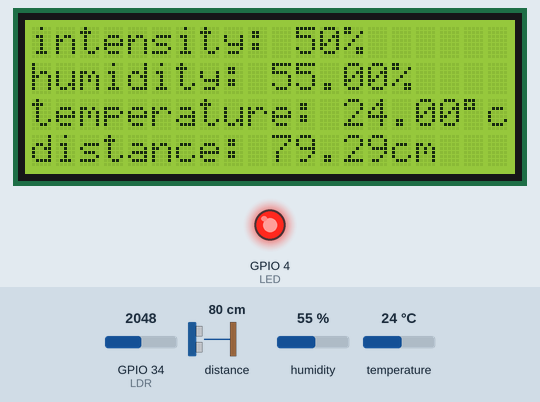
This sketch was run on a simulated ESP32. Parts: 20×4 character LCD, output pins drawn as LEDs (lit = HIGH). Wiring (from diagram.json): ultrasonic range finder: trigger GPIO 2; echo GPIO 0. Inputs (shaded band) come from the test bench; at power-on: GPIO 34 (LDR) = 2048, distance to the obstacle 80 cm, humidity 55 %, temperature 24 °C. The echo pulse lasts 58.3 µs per cm; pins used as bus, display or sensor lines are not drawn; what the sketch prints to the serial monitor is not drawn.

Above: at 1.2 s.
1.3 s: GPIO 34 (LDR) set to 1941
At 3.4 s:
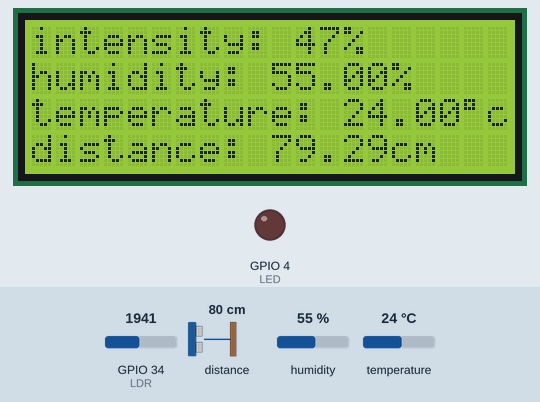
4.1 s: distance to the obstacle set to 2 cm
At 4.6 s:
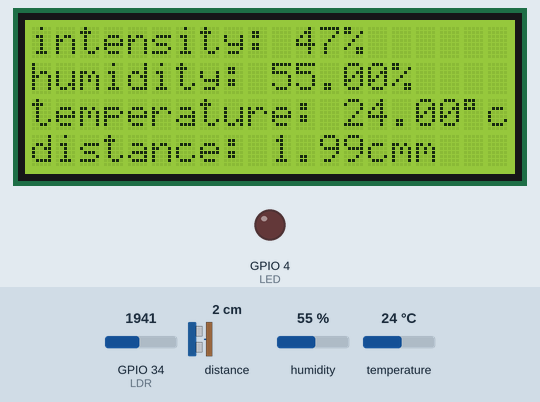
6.9 s: GPIO 34 (LDR) set to 440
At 9.5 s:
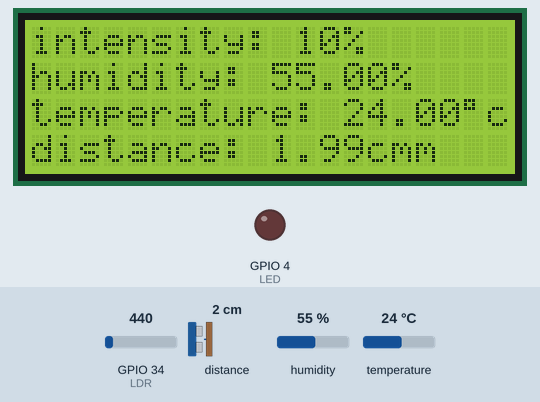
9.8 s: GPIO 34 (LDR) set to 383
At 11.3 s:
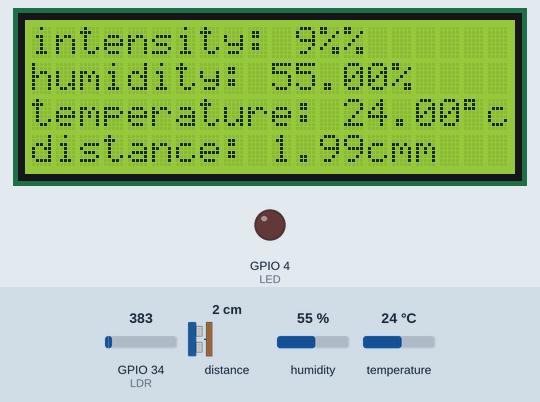
12.6 s: distance to the obstacle set to 18 cm
At 15.3 s:
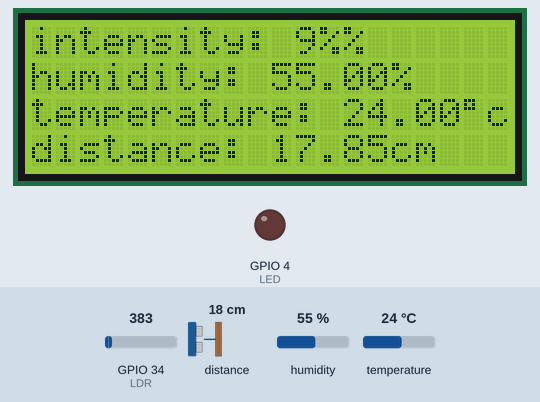
16.1 s: humidity set to 22 %
At 17.0 s:
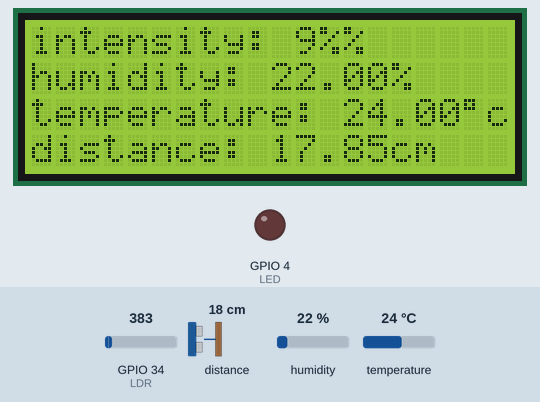
Timing chart, 0 to 19.1 s (numbered marks = the images above; inputs shaded):
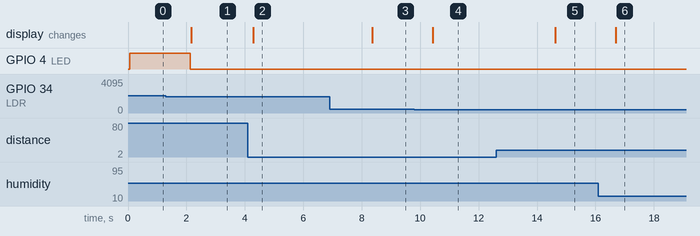

The sketch:

sketch.ino
```cpp
#include<LiquidCrystal_I2C.h> // library file for LiquidCrystel Display
#include<DHT.h>               //library file for DHT Sensor
#include<Wire.h>              ////library filr for I2C Communication
#define DHTTYPE DHT22
#define DHTPIN 25
#define LDR    34
#define LED    4
#define TRIPIN 2
#define ECHOPIN 0
LiquidCrystal_I2C lcd(0x27,20,4);  // address 0x27,20x4 display
DHT dht(DHTPIN,DHTTYPE);

void setup(){

  Serial.begin(115200);
  dht.begin();
  pinMode(DHTPIN,INPUT);
  pinMode(LDR,INPUT);
  pinMode(LED,OUTPUT);
  pinMode(TRIPIN,OUTPUT);
  pinMode(ECHOPIN,INPUT);
  lcd.init();
  lcd.backlight();


}
void loop(){
  //For LDR

  int rawvalue = analogRead(LDR);
  int lightvalue =  (rawvalue * 100) / 4095;
Serial.println(lightvalue);
  if(rawvalue > 2000){
    digitalWrite(LED,HIGH);
  }
  else{
    digitalWrite(LED, LOW);
  }

// For DHT22 sensor to measure humidity and temperature

float humidity = dht.readHumidity();
float temperature = dht.readTemperature();

//For ultrasonic sensor
// Send ultrasonic pulses

digitalWrite(TRIPIN,LOW);
delayMicroseconds(2);
digitalWrite(TRIPIN,HIGH);
delayMicroseconds(10);
digitalWrite(TRIPIN,LOW);
delayMicroseconds(2);
// Read echo pulse
long duration = pulseIn(ECHOPIN,HIGH);
// Convert into a distance
 float distance = (duration * 0.034 / 2);

displaystatus(lightvalue, humidity, temperature, distance);

  delay(2000);
}
void displaystatus(int light, float hum, float temp, float dist)
{
lcd.setCursor(0,0);
lcd.print("intensity: ");
lcd.print(light);
lcd.print("%");

lcd.setCursor(0,1);
lcd.print("humidity: ");
lcd.print(hum);
lcd.print("%");

lcd.setCursor(0,2);
lcd.print("temperature: ");
lcd.print(temp);
lcd.print(char(223));
lcd.print("c");

lcd.setCursor(0,3);
lcd.print("distance: ");
lcd.print(dist);
lcd.print("cm");

}
```

Measured:
- the behaviour switches between 2001 and 2000 on GPIO 34 (LDR) (found by bisection; images 0 and 1)
- the behaviour switches between 410 and 409 on GPIO 34 (LDR) (found by bisection; images 3 and 4)
- after the input at 1.3 s, GPIO 4 (LED): HIGH → LOW after 0.84 s; the display: changes after 0.86 s (image 1)
- after the input at 4.1 s, the display: changes after 0.18 s (image 2)
- after the input at 6.9 s, the display: changes after 1.5 s (image 3)
- after the input at 9.8 s, the display: changes after 0.64 s (image 4)
- after the input at 12.6 s, the display: changes after 2.0 s (image 5)
- after the input at 16.1 s, the display: changes after 0.60 s (image 6)
